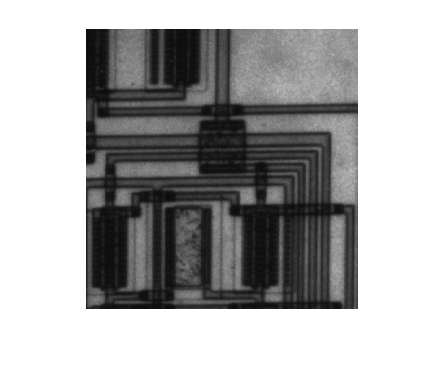
%> input picture pic.png, 446 x 373 px
$ octave edgeSharpening.m   (GNU Octave 9; MATLAB toolbox functions it lacks are replaced by stand-ins)
%> lines starting %> are read from the running program, lines starting %| are printed output that depends on the picture
clear
clc

%up load picture
picColor = imread('pic.png');
%> picColor is the input picture: size 373x446x3 uint8; min 12, max 255, mean 173.2

    %change to black&white color
pic = rgb2gray(picColor);

    %pic size
pix1 = size(pic,1);
%> pix1 = 373
pix2 = size(pic,2);
%> pix2 = 446

%% Laplace filter
L = [0 1 0; 1 -4 1; 0 1 0];
W = 0.5; %weight factor >0

edgeL = conv2(pic, L); %filtered image
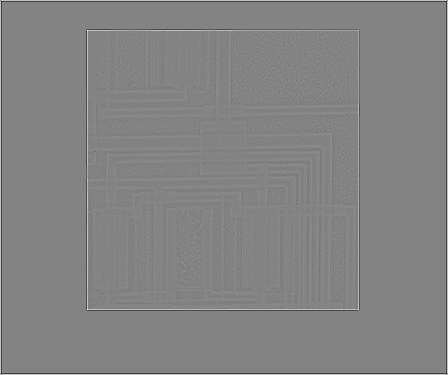
%> edgeL: size 375x448 double; min -510, max 481, mean 0; drawn with min black and max white
edgeL = uint8(edgeL);
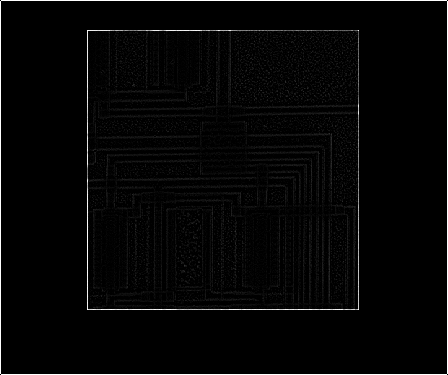
%> edgeL: size 375x448 uint8; min 0, max 255, mean 6
edgeL = double(edgeL);
%> edgeL: size 375x448 double

pic = double(pic);
%> pic: size 373x446 double

ShL = pic-W*edgeL(2:pix1+1,2:pix2+1); %sharpening
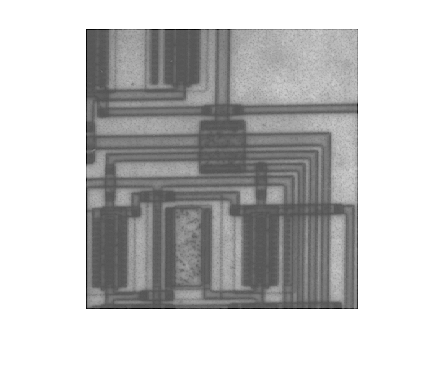
%> ShL: size 373x446 double; min -112.5, max 255, mean 171.4; drawn with min black and max white
ShL = uint8(ShL);
%> ShL: size 373x446 uint8

%% Unsharp masking
H = [0 1 0; 1 1 1; 0 1 0]; %smoothing filter
a = 0.3 %weight factor 0.2<a<4
Hi = conv2(pic, H);
Hi = uint8(Hi);
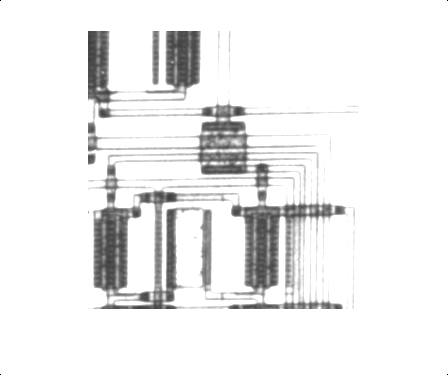
%> Hi: size 375x448 uint8; min 0, max 255, mean 237.7
Hi = double(Hi);
%> Hi: size 375x448 double
M = pic-Hi(2:pix1+1,2:pix2+1);
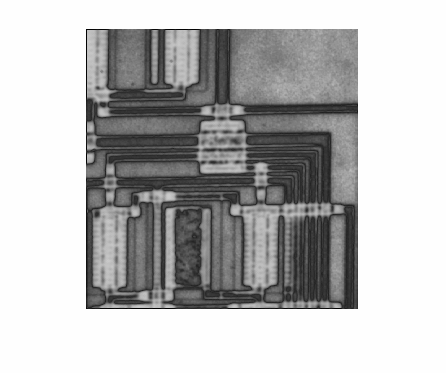
%> M: size 373x446 double; min -242, max 0, mean -64.33; drawn with min black and max white
im = pic+a*M;
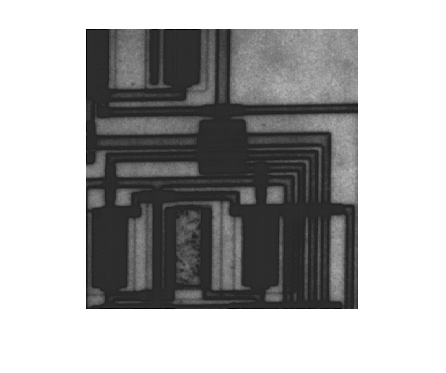
%> im: size 373x446 double; min -59.6, max 255, mean 153.9; drawn with min black and max white

im = uint8(im);
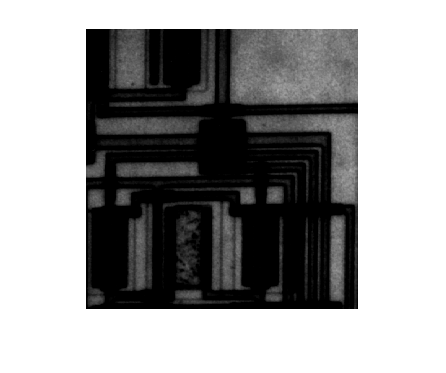
%> im: size 373x446 uint8; min 0, max 255, mean 155.5
pic = uint8(pic);
subplot(1,3,1); imshow(pic, 'InitialMagnification', 'fit'); title('Original image')
subplot(1,3,2); imshow(ShL, 'InitialMagnification', 'fit'); title('Laplace filter sharpening')
subplot(1,3,3); imshow(im, 'InitialMagnification', 'fit'); title('Unsharp masking')
